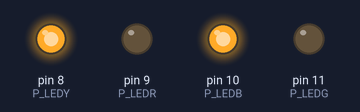
This sketch was run on a simulated Arduino Uno, built with avr-gcc and run on an emulated ATmega328P. Parts: output pins drawn as LEDs (lit = HIGH).

Above: at 0.5 s.
At 1.5 s:
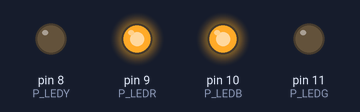
At 2.5 s:
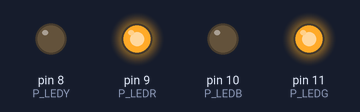
At 3.5 s:
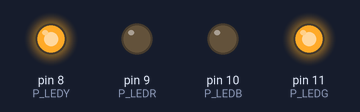
Timing chart, 0 to 5.2 s (numbered marks = the images above):
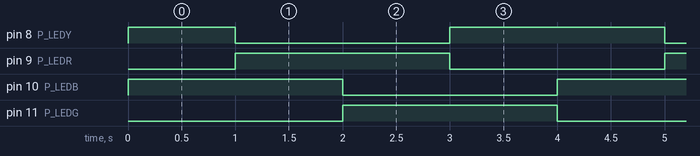

Measured:
- by itself, pin 8 (P_LEDY): repeats every 4.0 s: LOW 2.0 s, HIGH 2.0 s
- by itself, pin 9 (P_LEDR), pin 10 (P_LEDB), pin 11 (P_LEDG): alternates HIGH for 2.0 s and LOW for 2.0 s
- by itself, everything shown: repeats every 4.0 s, in 4 steps

The sketch:

Arduino_Chapter_1_1_.ino
```cpp
int P_LEDY = 8;
int P_LEDR = 9;
int P_LEDB = 10;
int P_LEDG = 11;

void setup() {
  pinMode(P_LEDY, OUTPUT) ;
  pinMode(P_LEDR, OUTPUT) ;
  pinMode(P_LEDB, OUTPUT) ;
  pinMode(P_LEDG, OUTPUT) ;
}

void loop() {
  digitalWrite(P_LEDY, HIGH) ;
  digitalWrite(P_LEDB, HIGH) ;
  digitalWrite(P_LEDR, LOW) ;
  digitalWrite(P_LEDG, LOW) ;
  delay(1000) ;
  digitalWrite(P_LEDY, LOW) ;
  digitalWrite(P_LEDB, HIGH) ;
  digitalWrite(P_LEDR, HIGH) ;
  digitalWrite(P_LEDG, LOW) ;
  delay(1000) ;
  digitalWrite(P_LEDY, LOW) ;
  digitalWrite(P_LEDB, LOW) ;
  digitalWrite(P_LEDR, HIGH) ;
  digitalWrite(P_LEDG, HIGH) ;
  delay(1000) ;
  digitalWrite(P_LEDY, HIGH) ;
  digitalWrite(P_LEDB, LOW) ;
  digitalWrite(P_LEDR, LOW) ;
  digitalWrite(P_LEDG, HIGH) ;
  delay(1000) ;
}
```
